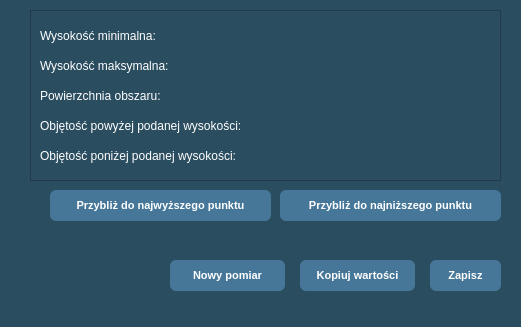
<?xml version="1.0" encoding="UTF-8"?>
<ui version="4.0">
 <class>DockWidget</class>
 <widget class="QDockWidget" name="DockWidget">
  <property name="geometry">
   <rect>
    <x>0</x>
    <y>0</y>
    <width>521</width>
    <height>327</height>
   </rect>
  </property>
  <property name="styleSheet">
   <string notr="true">QDockWidget {
    background-color: lightgray;
    color: white;
}

QWidget{
    background-color: #2b4d60; 
}

</string>
  </property>
  <property name="windowTitle">
   <string>DockWidget</string>
  </property>
  <widget class="QWidget" name="dockWidgetContents">
   <widget class="QPushButton" name="btnNewMeasurement_2">
    <property name="geometry">
     <rect>
      <x>170</x>
      <y>260</y>
      <width>115</width>
      <height>31</height>
     </rect>
    </property>
    <property name="font">
     <font>
      <pointsize>8</pointsize>
      <weight>75</weight>
      <bold>true</bold>
     </font>
    </property>
    <property name="styleSheet">
     <string notr="true">background-color: #467799; color: white; font-weight: bold; border-radius: 6px; padding: 5px 10px;</string>
    </property>
    <property name="text">
     <string>Nowy pomiar</string>
    </property>
   </widget>
   <widget class="QPushButton" name="btnCopy_2">
    <property name="geometry">
     <rect>
      <x>300</x>
      <y>260</y>
      <width>115</width>
      <height>31</height>
     </rect>
    </property>
    <property name="font">
     <font>
      <pointsize>8</pointsize>
      <weight>75</weight>
      <bold>true</bold>
     </font>
    </property>
    <property name="styleSheet">
     <string notr="true">background-color: #467799; color: white; font-weight: bold; border-radius: 6px; padding: 5px 10px;</string>
    </property>
    <property name="text">
     <string>Kopiuj wartości</string>
    </property>
   </widget>
   <widget class="QPushButton" name="btnSave_2">
    <property name="geometry">
     <rect>
      <x>430</x>
      <y>260</y>
      <width>71</width>
      <height>31</height>
     </rect>
    </property>
    <property name="font">
     <font>
      <pointsize>8</pointsize>
      <weight>75</weight>
      <bold>true</bold>
     </font>
    </property>
    <property name="styleSheet">
     <string notr="true">background-color: #467799; color: white; font-weight: bold; border-radius: 6px; padding: 5px 10px;</string>
    </property>
    <property name="text">
     <string>Zapisz</string>
    </property>
   </widget>
   <widget class="QListWidget" name="listWidget">
    <property name="geometry">
     <rect>
      <x>30</x>
      <y>10</y>
      <width>471</width>
      <height>171</height>
     </rect>
    </property>
   </widget>
   <widget class="QLabel" name="MIn">
    <property name="geometry">
     <rect>
      <x>40</x>
      <y>20</y>
      <width>451</width>
      <height>31</height>
     </rect>
    </property>
    <property name="font">
     <font>
      <pointsize>9</pointsize>
     </font>
    </property>
    <property name="styleSheet">
     <string notr="true">color: white;</string>
    </property>
    <property name="text">
     <string>Wysokość minimalna:</string>
    </property>
   </widget>
   <widget class="QLabel" name="Max">
    <property name="geometry">
     <rect>
      <x>40</x>
      <y>50</y>
      <width>451</width>
      <height>31</height>
     </rect>
    </property>
    <property name="font">
     <font>
      <pointsize>9</pointsize>
     </font>
    </property>
    <property name="styleSheet">
     <string notr="true">color: white;</string>
    </property>
    <property name="text">
     <string>Wysokość maksymalna:</string>
    </property>
   </widget>
   <widget class="QLabel" name="Pow">
    <property name="geometry">
     <rect>
      <x>40</x>
      <y>80</y>
      <width>441</width>
      <height>31</height>
     </rect>
    </property>
    <property name="font">
     <font>
      <pointsize>9</pointsize>
     </font>
    </property>
    <property name="styleSheet">
     <string notr="true">color: white;</string>
    </property>
    <property name="text">
     <string>Powierzchnia obszaru:</string>
    </property>
   </widget>
   <widget class="QLabel" name="siatka">
    <property name="geometry">
     <rect>
      <x>40</x>
      <y>110</y>
      <width>441</width>
      <height>31</height>
     </rect>
    </property>
    <property name="font">
     <font>
      <pointsize>9</pointsize>
     </font>
    </property>
    <property name="styleSheet">
     <string notr="true">color: white;</string>
    </property>
    <property name="text">
     <string>Objętość powyżej podanej wysokości:</string>
    </property>
   </widget>
   <widget class="QPushButton" name="pushButton">
    <property name="geometry">
     <rect>
      <x>280</x>
      <y>190</y>
      <width>221</width>
      <height>31</height>
     </rect>
    </property>
    <property name="font">
     <font>
      <pointsize>8</pointsize>
      <weight>75</weight>
      <bold>true</bold>
     </font>
    </property>
    <property name="styleSheet">
     <string notr="true">background-color: #467799; color: white; font-weight: bold; border-radius: 6px; padding: 5px 10px;</string>
    </property>
    <property name="text">
     <string>Przybliż do najniższego punktu</string>
    </property>
   </widget>
   <widget class="QPushButton" name="pushButton_2">
    <property name="geometry">
     <rect>
      <x>50</x>
      <y>190</y>
      <width>221</width>
      <height>31</height>
     </rect>
    </property>
    <property name="font">
     <font>
      <pointsize>8</pointsize>
      <weight>75</weight>
      <bold>true</bold>
     </font>
    </property>
    <property name="styleSheet">
     <string notr="true">background-color: #467799; color: white; font-weight: bold; border-radius: 6px; padding: 5px 10px;</string>
    </property>
    <property name="text">
     <string>Przybliż do najwyższego punktu</string>
    </property>
   </widget>
   <widget class="QLabel" name="label">
    <property name="geometry">
     <rect>
      <x>40</x>
      <y>140</y>
      <width>441</width>
      <height>31</height>
     </rect>
    </property>
    <property name="font">
     <font>
      <pointsize>9</pointsize>
     </font>
    </property>
    <property name="styleSheet">
     <string notr="true">color:white</string>
    </property>
    <property name="text">
     <string>Objętość poniżej podanej wysokości:</string>
    </property>
   </widget>
  </widget>
 </widget>
 <resources/>
 <connections/>
</ui>
